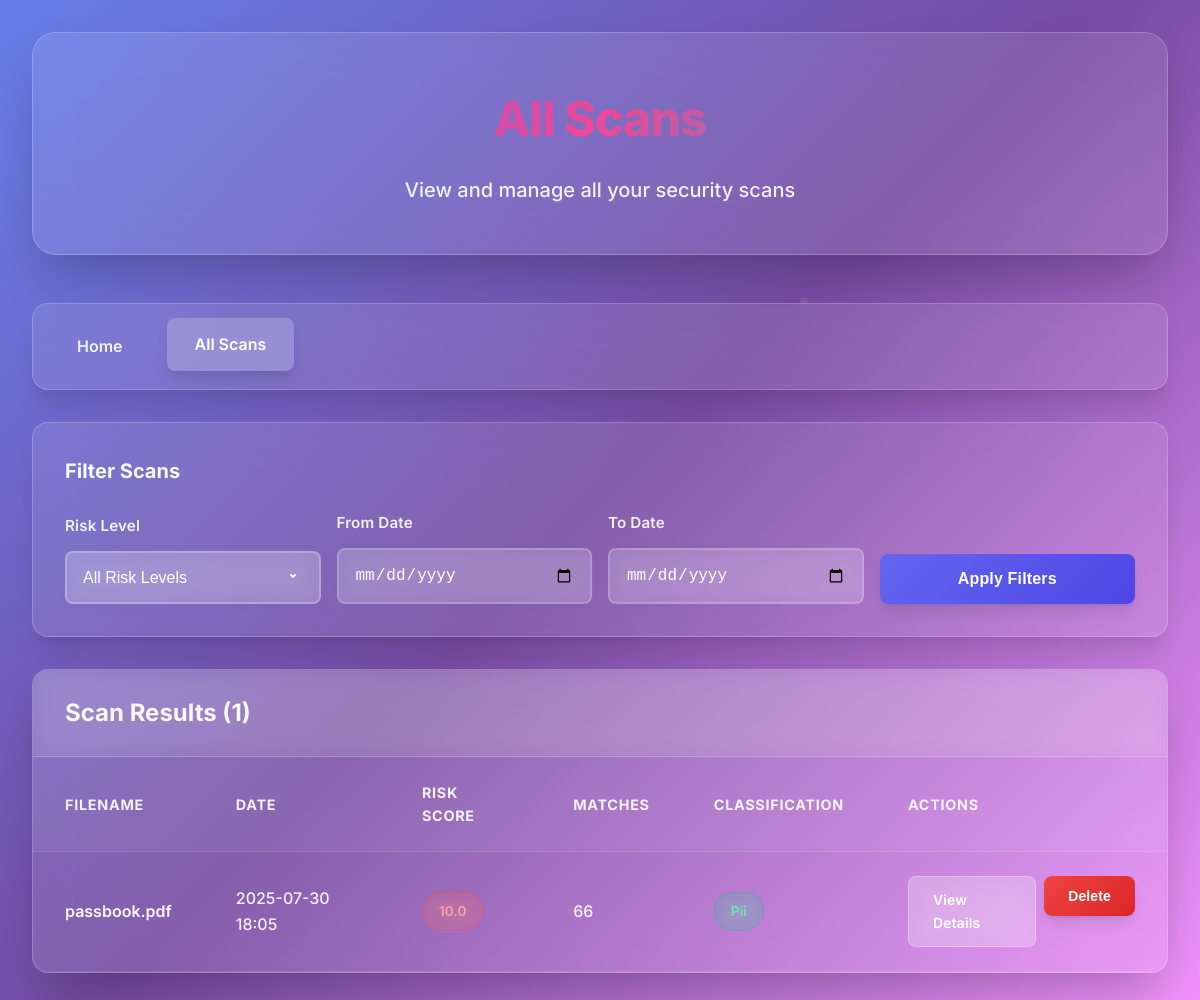
Screenshot of /scans with the database file from the repository.
### models/eggplant_models.py (models this page shows, shortened)
class Tomato(db.Model):
    __tablename__ = 'tomato_scans'
    id = db.Column(db.Integer, primary_key=True)
    cucumber_filename = db.Column(db.String(255), nullable=False)
    lettuce_scan_timestamp = db.Column(db.DateTime, default=datetime.utcnow)
    spinach_file_hash = db.Column(db.String(64), unique=True, nullable=False)
    carrot_total_matches = db.Column(db.Integer, default=0)
    potato_risk_score = db.Column(db.Float, default=0.0)
    onion_ml_classification = db.Column(db.Text)
    celery_pii_matches = db.Column(db.Text)
    radish_phi_matches = db.Column(db.Text)
    pepper_pci_matches = db.Column(db.Text)
    garlic_file_size = db.Column(db.Integer)
    corn_scan_status = db.Column(db.String(50), default='completed')
    @classmethod
    def get_all_scans(cls):
        return cls.query.order_by(cls.lettuce_scan_timestamp.desc()).all()

### app.py (the view)
@app.route('/scans')
def squash_list_scans():
    try:
        scans = Tomato.get_all_scans()
        return render_template('scans.html', scans=scans)
    except Exception as e:
        flash(f'Error loading scans: {str(e)}', 'error')
        return render_template('scans.html', scans=[])

### app.py (called while the page is built)
@app.template_filter('from_json')
def from_json_filter(value):
    if not value:
        return []
    try:
        import json
        return json.loads(value)
    except:
        return []

### templates/scans.html (shortened to what this page needs)
<!DOCTYPE html>
<html lang="en">
<head>
</head>
<body>
    <div class="container">
        <header class="header">
            <h1>All Scans</h1>
            <p>View and manage all your security scans</p>
        </header>
        <nav class="nav">
            <a href="{{ url_for('zucchini_home') }}">Home</a>
            <a href="{{ url_for('squash_list_scans') }}" class="active">All Scans</a>
        </nav>
        <div class="filters">
            <h3>Filter Scans</h3>
            <form method="GET" class="filter-row">
                <div class="form-group">
                    <label for="risk_level" class="form-label">Risk Level</label>
                    <select id="risk_level" name="risk_level" class="form-input">
                        <option value="">All Risk Levels</option>
                    </select>
                </div>
                <div class="form-group">
                    <label for="date_from" class="form-label">From Date</label>
                    <input type="date" id="date_from" name="date_from" class="form-input" value="{{ request.args.get('date_from', '') }}">
                </div>
                <div class="form-group">
                    <label for="date_to" class="form-label">To Date</label>
                    <input type="date" id="date_to" name="date_to" class="form-input" value="{{ request.args.get('date_to', '') }}">
                </div>
                <div class="form-group">
                    <button type="submit" class="btn btn-primary">Apply Filters</button>
                </div>
            </form>
        </div>
        <div class="scans-table">
            <div class="table-header">
                <h2>Scan Results ({{ scans|length }})</h2>
            </div>
            {% if scans %}
            <div class="table-responsive">
                <table class="table">
                    <thead>
                        <tr>
                            <th>Filename</th>
                            <th>Date</th>
                            <th>Risk Score</th>
                            <th>Matches</th>
                            <th>Classification</th>
                            <th>Actions</th>
                        </tr>
                    </thead>
                    <tbody>
                        {% for scan in scans %}
                        <tr>
                            <td>
                                <strong>{{ scan.cucumber_filename or 'Text Scan' }}</strong>
                            </td>
                            <td>{{ scan.lettuce_scan_timestamp.strftime('%Y-%m-%d %H:%M') }}</td>
                            <td>
                                <span class="risk-badge risk-{{ 'high' if scan.potato_risk_score >= 7 else 'medium' if scan.potato_risk_score >= 4 else 'low' }}">
                                    {{ "%.1f"|format(scan.potato_risk_score) }}
                                </span>
                            </td>
                            <td>{{ scan.carrot_total_matches }}</td>
                            <td>
                                {% if scan.onion_ml_classification and scan.onion_ml_classification != '{}' %}
                                    {% set ml_data = scan.onion_ml_classification|from_json %}
                                    <span class="risk-badge risk-{{ 'high' if ml_data.category == 'sensitive' else 'low' }}">
                                        {{ ml_data.category.title() }}
                                    </span>
                                {% else %}
                                    <span class="text-gray-400">Not classified</span>
                                {% endif %}
                            </td>
                            <td>
                                <div class="scan-actions">
                                    <a href="{{ url_for('kale_view_scan', scan_id=scan.id) }}" class="btn btn-secondary btn-sm">
                                        View Details
                                    </a>
                                    <form method="POST" action="{{ url_for('pumpkin_delete_scan', scan_id=scan.id) }}" style="display: inline;">
                                        <button type="submit" class="btn btn-danger btn-sm"
                                               onclick="return confirm('Are you sure you want to delete this scan?')">
                                            Delete
                                        </button>
                                    </form>
                                </div>
                            </td>
                        </tr>
                        {% endfor %}
                    </tbody>
                </table>
            </div>
            {% endif %}
        </div>
    </div>
</body>
</html>

### rows the page displays
Tomato: cucumber_filename "passbook.pdf", lettuce_scan_timestamp "2025-07-30 18:05", potato_risk_score "10.0", carrot_total_matches "66", category "Pii"

### other values shown
{{ scans|length }} "1"
